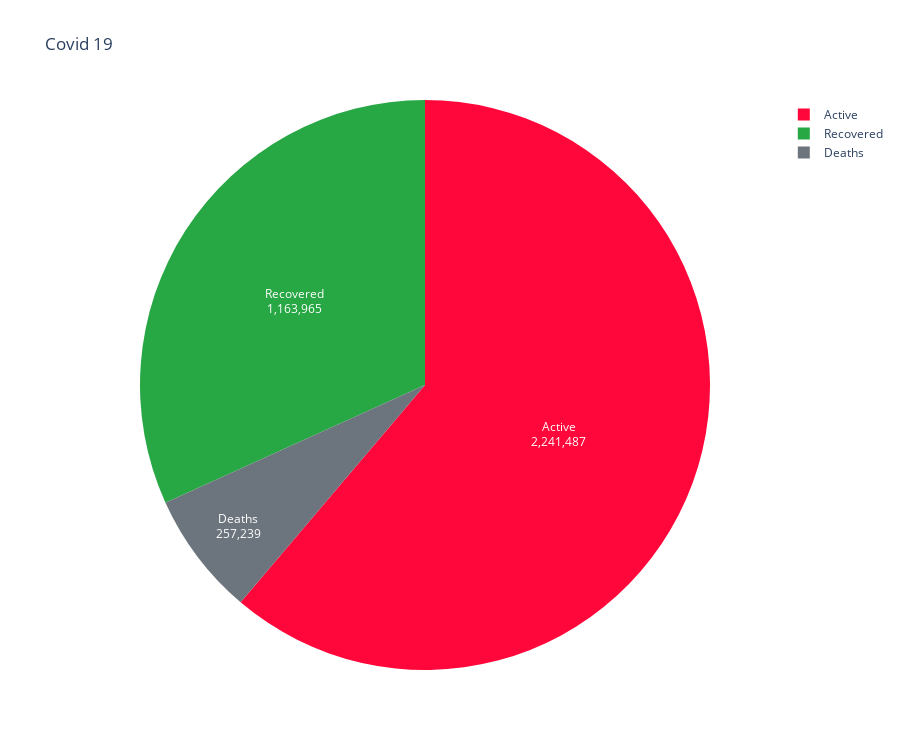

Source (notebook cell):
### Code cell
fig = px.pie(melted_temp, values="value", height=750, names='variable', title='Covid 19',
                 color_discrete_sequence=[Active, Recovered, Deceased])
fig.data[0].textinfo = 'label+text+value'
fig.show()

### Figure 1 — Plotly figure (JSON) as saved in the notebook; plotly's stock layout.template omitted (floating-point values rounded to 4 significant figures)
{"data": [{"domain": {"x": [0, 1], "y": [0, 1]}, "hoverlabel": {"namelength": 0}, "hovertemplate": "variable=%{label}<br>value=%{value}", "labels": ["Active", "Deaths", "Recovered"], "legendgroup": "", "name": "", "showlegend": true, "textinfo": "label+text+value", "type": "pie", "values": [2241487, 257239, 1163965]}], "layout": {"height": 750, "legend": {"tracegroupgap": 0}, "piecolorway": ["#ff073a", "#28a745", "#6c757d"], "title": {"text": "Covid 19"}}}
